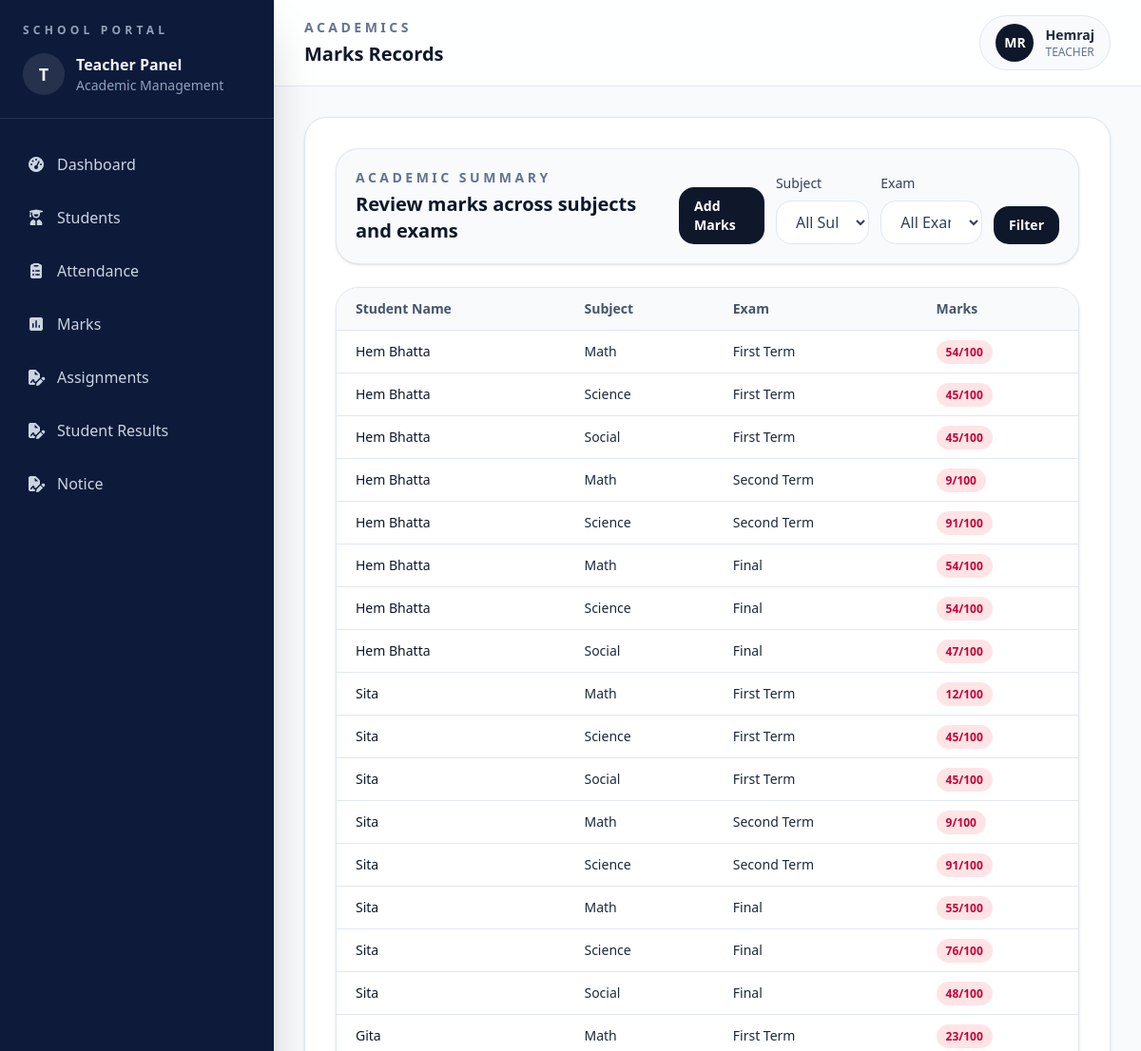
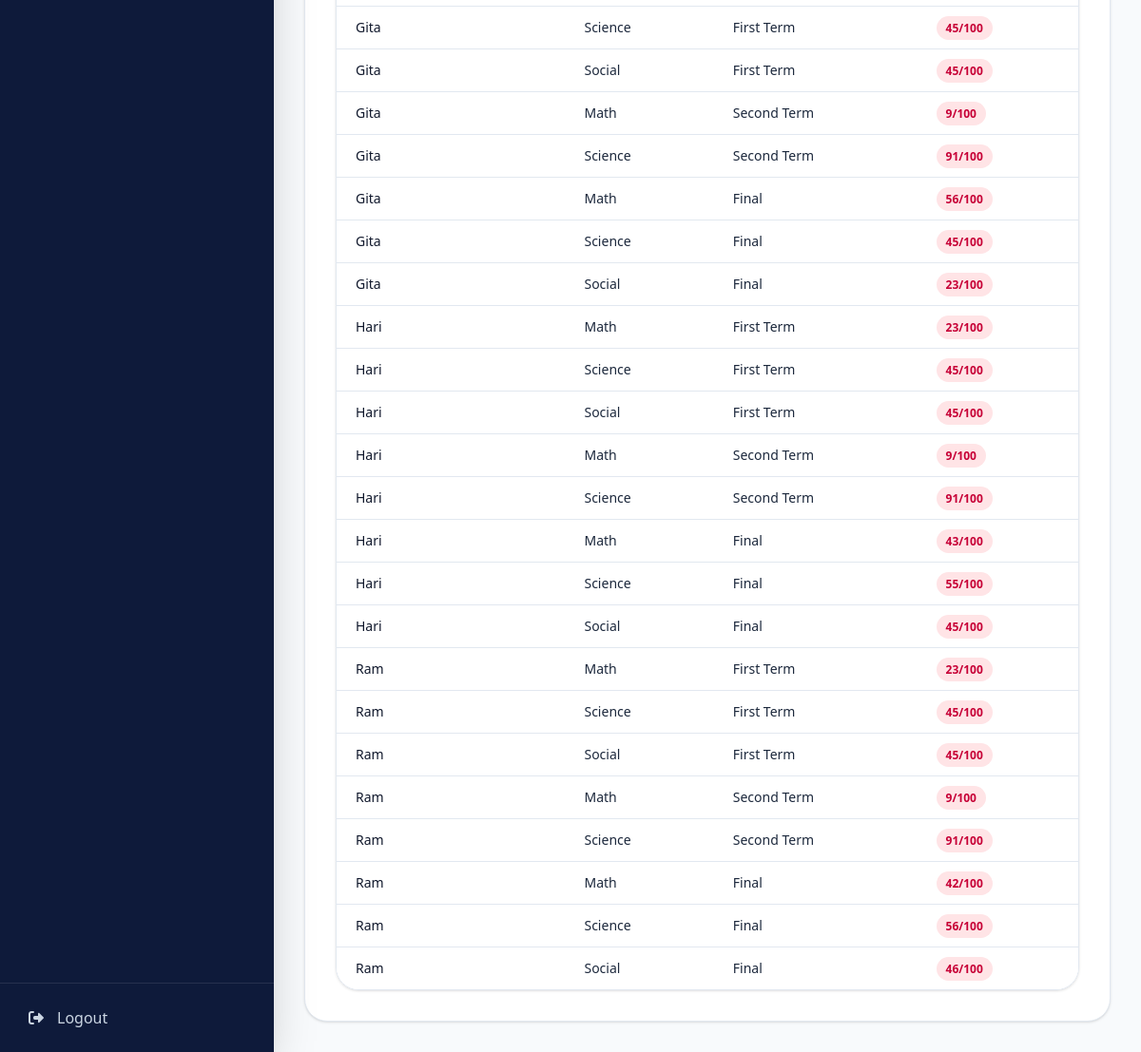
/academics/marks/view/ (signed in), run on the app's committed database (2 pictures, top to bottom).
### accounts/models.py (models this page shows, shortened)
class User(AbstractUser):
    ROLE_CHOICES = (("ADMIN", "Admin"), ("TEACHER", "Teacher"))
    role = models.CharField(max_length=20, choices=ROLE_CHOICES, default="TEACHER")

### academics/models.py (models this page shows, shortened)
class Marks(models.Model):
    student = models.ForeignKey(Student, on_delete=models.CASCADE)
    subject = models.ForeignKey(Subject, on_delete=models.CASCADE)
    exam_name = models.CharField(max_length=100)
    marks_obtained = models.IntegerField()
    full_marks = models.IntegerField(default=100)
    class Meta:
        verbose_name = "Mark"
        verbose_name_plural = "Marks"

class Subject(models.Model):
    name = models.CharField(max_length=100)
    classroom = models.ForeignKey(ClassRoom, on_delete=models.CASCADE)

### students/models.py (models this page shows, shortened)
class Student(models.Model):
    name = models.CharField(max_length=50)
    classroom = models.ForeignKey(
        ClassRoom, on_delete=models.CASCADE, related_name="students"
    )
    address = models.TextField(blank=True, null=True)
    phone = models.CharField(max_length=10, blank=True)
    date_of_birth = models.DateField(default="2000-01-01")

### academics/views.py (the view)
# urls.py: path("marks/view/", views.view_marks, name="view-marks"),
def view_marks(request):
    classroom = ClassRoom.objects.filter(teacher=request.user).first()
    marks = Marks.objects.none()
    subjects = Subject.objects.none()
    exam_name = []
    if classroom:
        subjects = Subject.objects.filter(classroom=classroom)
        marks = (
            Marks.objects.filter(student__classroom=classroom)
            .select_related(
                "student",
                "subject",
            )
            .order_by("student__name")
        )
        subject_id = request.GET.get("subject")
        exam_name = request.GET.get("exam")
        if subject_id:
            marks = marks.filter(subject_id=subject_id)
        if exam_name:
            marks = marks.filter(exam_name=exam_name)
        exam_name = (
            Marks.objects.filter(student__classroom=classroom)
            .values_list("exam_name", flat=True)
            .distinct()
        )
    context = {
        "marks": marks,
        "subjects": subjects,
        "exam_names": exam_name,
        "selected_subject": request.GET.get("subject", ""),
        "selected_exam": request.GET.get("exam", ""),
    }
    return render(request, "academics/marks_list.html", context)

### academics/templates/academics/marks_list.html (shortened to what this page needs)
{% extends 'base.html' %}
{% block page_label %}Academics{% endblock %}
{% block page_title %}Marks Records{% endblock %}
{% block content %}
<section class="space-y-6">
  <div class="rounded-3xl border border-slate-200 bg-slate-50 p-5 shadow-sm">
    <div class="flex flex-col gap-4 lg:flex-row lg:items-end lg:justify-between">
      <div>
        <p class="text-sm font-semibold uppercase tracking-[0.25em] text-slate-500">
          Academic Summary
        </p>
        <h2 class="mt-1 text-xl font-semibold text-slate-900">
          Review marks across subjects and exams
        </h2>
      </div>
      <div class="flex flex-col gap-3 sm:flex-row sm:items-end">
        <a href="{% url 'add-marks' %}"
          class="rounded-2xl bg-slate-900 px-4 py-2.5 text-sm font-semibold text-white transition hover:bg-slate-800">
          Add Marks
        </a>
        <form method="get" class="flex flex-col gap-3 sm:flex-row sm:items-end">
        <div>
          <label for="subject" class="mb-2 block text-sm font-medium text-slate-700">
            Subject
          </label>
          <select id="subject" name="subject"
            class="w-full rounded-2xl border border-slate-200 bg-white px-4 py-2.5 text-slate-700 outline-none focus:border-slate-400">
            <option value="">
              All Subjects
            </option>
          </select>
        </div>
        <div>
          <label for="exam" class="mb-2 block text-sm font-medium text-slate-700">
            Exam
          </label>
          <select id="exam" name="exam"
            class="w-full rounded-2xl border border-slate-200 bg-white px-4 py-2.5 text-slate-700 outline-none focus:border-slate-400">
            <option value="">
              All Exams
            </option>
          </select>
        </div>
        <div>
          <button type="submit"
            class="rounded-2xl bg-slate-900 px-4 py-2.5 text-sm font-semibold text-white transition hover:bg-slate-800">
            Filter
          </button>
        </div>
        </form>
      </div>
    </div>
  </div>
  <div class="overflow-hidden rounded-3xl border border-slate-200 shadow-sm">
    <div class="overflow-x-auto">
      <table class="min-w-full divide-y divide-slate-200 text-left text-sm">
        <thead class="bg-slate-50 text-slate-600">
          <tr>
            <th class="px-5 py-3 font-semibold">
              Student Name
            </th>
            <th class="px-5 py-3 font-semibold">
              Subject
            </th>
            <th class="px-5 py-3 font-semibold">
              Exam
            </th>
            <th class="px-5 py-3 font-semibold">
              Marks
            </th>
          </tr>
        </thead>
        <tbody class="divide-y divide-slate-200 bg-white">
          {% for mark in marks %}
          <tr>
            <td class="px-5 py-3 font-medium text-slate-900">
              {{ mark.student.name |title}}
            </td>
            <td class="px-5 py-3">
              {{ mark.subject.name |title }}
            </td>
            <td class="px-5 py-3">
              {{ mark.exam_name |title }}
            </td>
            <td class="px-5 py-3">
              {% widthratio mark.marks_obtained mark.full_marks 100 as percentage %}
              <span class=" rounded-full px-2.5 py-1 text-xs font-semibold
                                    {% if percentage >= 80 %}
                                        bg-emerald-100 text-emerald-700
                                    {% elif percentage >= 50 %}
                                        bg-amber-100 text-amber-700
                                    {% else %}
                                        bg-rose-100 text-rose-700
                                    {% endif %}
                                ">
                {{ mark.marks_obtained }}/{{ mark.full_marks }}
              </span>
            </td>
          </tr>
          {% empty %}
          <tr>
            <td colspan="4" class="px-5 py-10 text-center text-slate-500">
              No marks records found.
            </td>
          </tr>
          {% endfor %}
        </tbody>
      </table>
    </div>
  </div>
</section>
{% endblock %}

### templates/base.html (shortened to what this page needs)
{% load static %}
<!doctype html>
<html lang="en">
<head>
<script src="https://cdn.jsdelivr.net/npm/@tailwindcss/browser@4"></script>
<link rel="stylesheet"
      href="https://cdnjs.cloudflare.com/ajax/libs/font-awesome/7.0.1/css/all.min.css"
 />
</head>
<body class="bg-slate-50 text-slate-800">
<div class="min-h-screen bg-slate-50">
  {% include 'sidebar.html' %}
  <div class="min-h-screen lg:ml-72">
    <header class="border-b border-slate-200 bg-white/90 px-4 py-4 sm:px-6 lg:px-8">
      <div class="flex flex-col gap-4 sm:flex-row sm:items-center sm:justify-between">
        <div>
          <p class="text-sm font-semibold uppercase tracking-[0.25em] text-slate-500">
            {% block page_label %}{% endblock %}
          </p>
          <h1 class="mt-1 text-xl font-semibold text-slate-900">
            {% block page_title %}{% endblock %}
          </h1>
        </div>
        <div class="flex items-center gap-3 rounded-full border border-slate-200 bg-slate-50 px-4 py-2">
          <div class="flex h-10 w-10 items-center justify-center rounded-full bg-slate-900 text-sm font-semibold text-white">
            MR
          </div>
          <div>
            <p class="text-sm font-semibold text-slate-800">
              {{ request.user.username|capfirst }}
            </p>
            <p class="text-xs text-slate-500">
              {{ request.user.role|capfirst }}
            </p>
          </div>
        </div>
      </div>
    </header>
    <main class="p-4 sm:p-6 lg:p-8">
      <div class="rounded-3xl border border-slate-200 bg-white p-4 shadow-sm sm:p-6 lg:p-8">
        {% block content %}
        {% endblock content %}
      </div>
    </main>
  </div>
</div>
</body>
</html>

### data on the page
User: user.username "Hemraj", user.role "TEACHER"
Marks: student.name "Hem Bhatta", subject.name "Math", exam_name "First Term", marks_obtained "54", full_marks "100"
Marks: student.name "Hem Bhatta", subject.name "Science", exam_name "First Term", marks_obtained "45", full_marks "100"
Marks: student.name "Hem Bhatta", subject.name "Social", exam_name "First Term", marks_obtained "45", full_marks "100"
Marks: student.name "Hem Bhatta", subject.name "Math", exam_name "Second Term", marks_obtained "9", full_marks "100"
Marks: student.name "Hem Bhatta", subject.name "Science", exam_name "Second Term", marks_obtained "91", full_marks "100"
Marks: student.name "Hem Bhatta", subject.name "Math", exam_name "Final", marks_obtained "54", full_marks "100"
Marks: student.name "Hem Bhatta", subject.name "Science", exam_name "Final", marks_obtained "54", full_marks "100"
Marks: student.name "Hem Bhatta", subject.name "Social", exam_name "Final", marks_obtained "47", full_marks "100"
Marks: student.name "Sita", subject.name "Math", exam_name "First Term", marks_obtained "12", full_marks "100"
Marks: student.name "Sita", subject.name "Science", exam_name "First Term", marks_obtained "45", full_marks "100"
Marks: student.name "Sita", subject.name "Social", exam_name "First Term", marks_obtained "45", full_marks "100"
Marks: student.name "Sita", subject.name "Math", exam_name "Second Term", marks_obtained "9", full_marks "100"
Marks: student.name "Sita", subject.name "Science", exam_name "Second Term", marks_obtained "91", full_marks "100"
Marks: student.name "Sita", subject.name "Math", exam_name "Final", marks_obtained "55", full_marks "100"
Marks: student.name "Sita", subject.name "Science", exam_name "Final", marks_obtained "76", full_marks "100"
Marks: student.name "Sita", subject.name "Social", exam_name "Final", marks_obtained "48", full_marks "100"
Marks: student.name "Gita", subject.name "Math", exam_name "First Term", marks_obtained "23", full_marks "100"
Marks: student.name "Gita", subject.name "Science", exam_name "First Term", marks_obtained "45", full_marks "100"
Marks: student.name "Gita", subject.name "Social", exam_name "First Term", marks_obtained "45", full_marks "100"
Marks: student.name "Gita", subject.name "Math", exam_name "Second Term", marks_obtained "9", full_marks "100"
Marks: student.name "Gita", subject.name "Science", exam_name "Second Term", marks_obtained "91", full_marks "100"
Marks: student.name "Gita", subject.name "Math", exam_name "Final", marks_obtained "56", full_marks "100"
Marks: student.name "Gita", subject.name "Science", exam_name "Final", marks_obtained "45", full_marks "100"
Marks: student.name "Gita", subject.name "Social", exam_name "Final", marks_obtained "23", full_marks "100"
Marks: student.name "Hari", subject.name "Math", exam_name "First Term", marks_obtained "23", full_marks "100"
Marks: student.name "Hari", subject.name "Science", exam_name "First Term", marks_obtained "45", full_marks "100"
Marks: student.name "Hari", subject.name "Social", exam_name "First Term", marks_obtained "45", full_marks "100"
Marks: student.name "Hari", subject.name "Math", exam_name "Second Term", marks_obtained "9", full_marks "100"
Marks: student.name "Hari", subject.name "Science", exam_name "Second Term", marks_obtained "91", full_marks "100"
Marks: student.name "Hari", subject.name "Math", exam_name "Final", marks_obtained "43", full_marks "100"
Marks: student.name "Hari", subject.name "Science", exam_name "Final", marks_obtained "55", full_marks "100"
Marks: student.name "Hari", subject.name "Social", exam_name "Final", marks_obtained "45", full_marks "100"
Marks: student.name "Ram", subject.name "Math", exam_name "First Term", marks_obtained "23", full_marks "100"
Marks: student.name "Ram", subject.name "Science", exam_name "First Term", marks_obtained "45", full_marks "100"
Marks: student.name "Ram", subject.name "Social", exam_name "First Term", marks_obtained "45", full_marks "100"
Marks: student.name "Ram", subject.name "Math", exam_name "Second Term", marks_obtained "9", full_marks "100"
Marks: student.name "Ram", subject.name "Science", exam_name "Second Term", marks_obtained "91", full_marks "100"
Marks: student.name "Ram", subject.name "Math", exam_name "Final", marks_obtained "42", full_marks "100"
Marks: student.name "Ram", subject.name "Science", exam_name "Final", marks_obtained "56", full_marks "100"
Marks: student.name "Ram", subject.name "Social", exam_name "Final", marks_obtained "46", full_marks "100"
